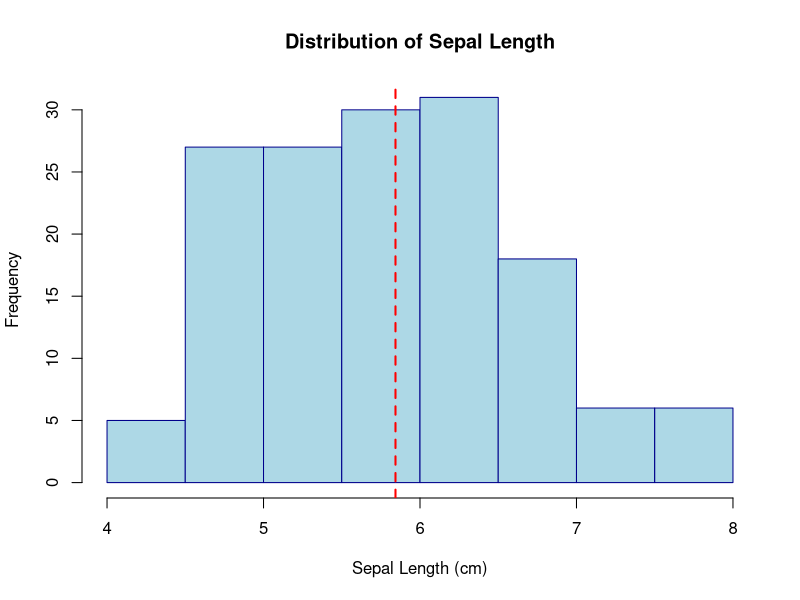
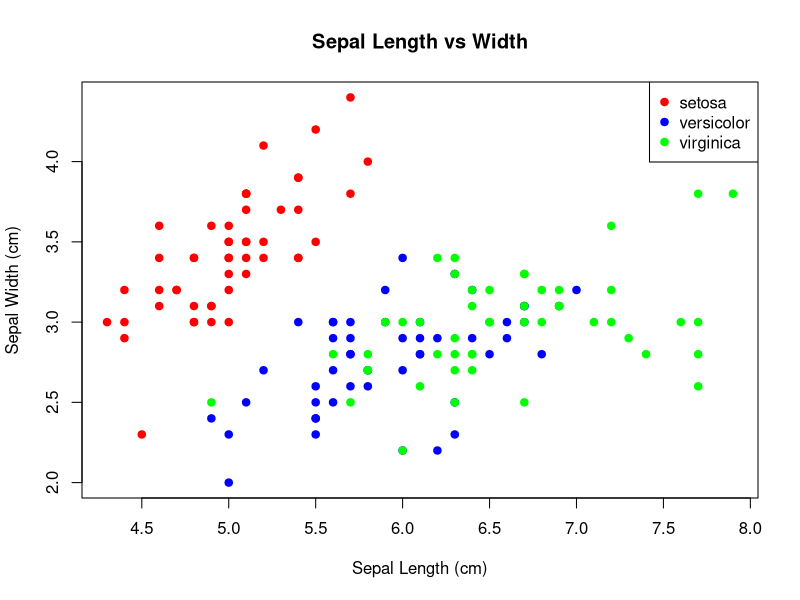

Here is the R script that generated these plots, in order:
## ---- chunk 1
#| echo: false
#| eval: true
# Simulate the installation process
cat("Installing packages...\n")
cat("Package 'tidyverse' successfully installed\n")
cat("Package 'dplyr' successfully installed\n")
cat("Package 'ggplot2' successfully installed\n")
## ---- chunk 2
#| echo: false
#| eval: true
# Simulate loading packages
cat("── Attaching packages ─────────────────────────────────────── tidyverse 1.3.2 ──\n")
cat("✔ ggplot2 3.4.0     ✔ purrr   1.0.1\n")
cat("✔ tibble  3.1.8     ✔ dplyr   1.1.0\n")
cat("✔ tidyr   1.3.0     ✔ stringr 1.5.0\n")
cat("✔ readr   2.1.3     ✔ forcats 0.5.2\n")
## ---- chunk 3
#| echo: false
#| eval: true
# Show package information
cat("Loaded packages:\n")
cat("[1] \".GlobalEnv\"     \"package:dplyr\"    \"package:ggplot2\"  \n")
cat("[4] \"package:stats\"   \"package:graphics\" \"package:utils\"    \n")
cat("\nPackage version example:\n")
cat("dplyr: 1.1.0\n")
## ---- chunk 4
#| echo: false
#| eval: true
# Load and explore iris dataset
data(iris)
head(iris)
## ---- chunk 5
#| echo: false
#| eval: true
# Show selected columns
print("Selected columns (Species, Sepal.Length, Sepal.Width):")
print(head(iris[, c("Species", "Sepal.Length", "Sepal.Width")]))

# Show filtered data
filtered_data <- iris[iris$Species == "setosa" & iris$Sepal.Length > 5, ]
print("Filtered data (setosa with Sepal.Length > 5):")
print(head(filtered_data))
## ---- chunk 6
#| echo: false
#| eval: true
# Show species summary using base R
print("Species Summary:")
species_means <- aggregate(Sepal.Length ~ Species, data = iris, FUN = mean)
print(species_means)

# Show mtcars grouping
print("MTCars grouped by cylinders:")
mtcars_grouped <- aggregate(mpg ~ cyl, data = mtcars, FUN = mean)
print(mtcars_grouped)
## ---- chunk 7
#| echo: false
#| eval: true
# Create base R histogram
hist(iris$Sepal.Length,
     main = "Distribution of Sepal Length",
     xlab = "Sepal Length (cm)",
     ylab = "Frequency",
     col = "lightblue",
     border = "darkblue")
abline(v = mean(iris$Sepal.Length), col = "red", lwd = 2, lty = 2)
## ---- chunk 8
#| echo: false
#| eval: true
# Create simple scatter plot with base R
plot(iris$Sepal.Length, iris$Sepal.Width,
     main = "Sepal Length vs Width",
     xlab = "Sepal Length (cm)",
     ylab = "Sepal Width (cm)",
     col = c("red", "blue", "green")[iris$Species],
     pch = 19)
legend("topright", legend = levels(iris$Species),
       col = c("red", "blue", "green"), pch = 19)
## ---- chunk 9
#| echo: false
#| eval: true
# Simple descriptive statistics
print("Descriptive Statistics by Species:")
print("Setosa means:")
print(colMeans(iris[iris$Species == "setosa", 1:4]))
print("Versicolor means:")
print(colMeans(iris[iris$Species == "versicolor", 1:4]))
print("Virginica means:")
print(colMeans(iris[iris$Species == "virginica", 1:4]))
## ---- chunk 10
#| echo: false
#| eval: true
# Simple t-test
setosa_sepal <- iris$Sepal.Length[iris$Species == "setosa"]
versicolor_sepal <- iris$Sepal.Length[iris$Species == "versicolor"]

t_result <- t.test(setosa_sepal, versicolor_sepal)
print("T-test Results:")
print(paste("t-statistic:", round(t_result$statistic, 3)))
print(paste("p-value:", round(t_result$p.value, 6)))
## ---- chunk 11
#| echo: false
#| eval: true
# Simple linear models
model1 <- lm(mpg ~ wt, data = mtcars)
print("Simple Model Results:")
print(summary(model1)$coefficients)
print(paste("R-squared:", round(summary(model1)$r.squared, 3)))
## ---- chunk 12
#| echo: false
#| eval: true
# Base R equivalents
print("Column means:")
print(sapply(iris[, 1:4], mean))

print("Column standard deviations:")
print(sapply(iris[, 1:4], sd))
## ---- chunk 13
#| echo: true
#| eval: true
# Exercise solution using base R
data(mtcars)

# 1. Summary by cylinders
print("1. Fuel efficiency by cylinders:")
mpg_summary <- aggregate(mpg ~ cyl, data = mtcars, 
                        FUN = function(x) c(count = length(x), mean = mean(x)))
print(mpg_summary)

# 2. Would create scatter plot with ggplot2
cat("\n2. Scatter plot code:\n")
cat("ggplot(mtcars, aes(x = wt, y = mpg, color = factor(cyl))) +\n")
cat("  geom_point() + geom_smooth(method = 'lm')\n")

# 3. Create efficiency categories
mtcars$efficiency <- ifelse(mtcars$mpg > 20, "High",
                           ifelse(mtcars$mpg >= 15, "Medium", "Low"))
efficiency_counts <- table(mtcars$efficiency)
print("\n3. Efficiency categories:")
print(efficiency_counts)

# 4. Correlations with mpg
correlations <- sapply(mtcars[, names(mtcars) != "mpg" & sapply(mtcars, is.numeric)], 
                      function(x) cor(x, mtcars$mpg))
print("\n4. Correlations with MPG:")
print(round(sort(correlations, decreasing = TRUE), 3))
